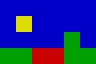

Rendered tile map (Tiled .tmx) drawn with the repository's tilesets; below, a short description and the full map source, tile grids included:
An orthogonal 6x4 tile map with 16x16 px tiles, 3 tile layers (Background, Ground, Pickups).

<map version="1.10" tiledversion="1.11.0" orientation="orthogonal" renderorder="right-down" width="6" height="4" tilewidth="16" tileheight="16" infinite="0" nextlayerid="4" nextobjectid="1">
  <tileset firstgid="1" name="spritefusion" tilewidth="16" tileheight="16" tilecount="4" columns="2">
    <image source="spritesheet.png" width="32" height="32" />
    <tile id="1">
      <properties>
        <property name="damage" type="int" value="25" />
        <property name="isDangerous" type="bool" value="true" />
        <property name="isSolid" type="bool" value="false" />
        <property name="slow" type="float" value="0.5" />
        <property name="type" type="string" value="lava" />
      </properties>
    </tile>
    <tile id="3">
      <properties>
        <property name="spawn" type="string" value="enemy" />
      </properties>
    </tile>
  </tileset>
  <layer id="1" name="Background" width="6" height="4">
    <properties>
      <property name="collider" type="bool" value="false" />
    </properties>
    <data encoding="csv">
3,3,3,3,3,3,
3,3,3,3,3,3,
3,3,3,3,3,3,
3,3,3,3,3,3
    </data>
  </layer>
  <layer id="2" name="Ground" width="6" height="4">
    <properties>
      <property name="collider" type="bool" value="true" />
    </properties>
    <data encoding="csv">
0,0,0,0,0,0,
0,0,0,0,0,0,
0,0,0,0,1,0,
1,1,2,2,1,1
    </data>
  </layer>
  <layer id="3" name="Pickups" width="6" height="4">
    <properties>
      <property name="collider" type="bool" value="false" />
    </properties>
    <data encoding="csv">
0,0,0,0,0,0,
0,4,0,0,0,0,
0,0,0,0,0,0,
0,0,0,0,0,0
    </data>
  </layer>
</map>
